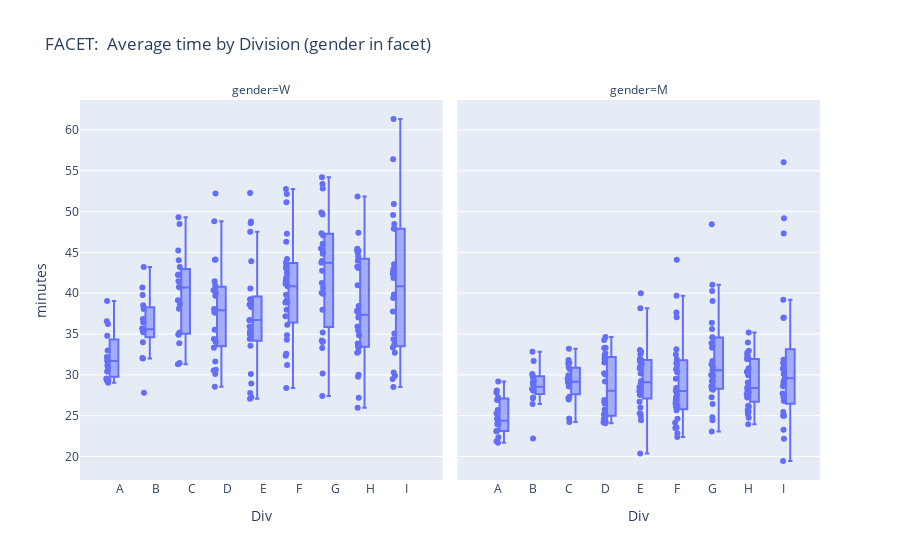

Notebook code cell kept with this figure:
### Code cell
px.box(agged_cdg, x='Div', y='minutes', facet_col='gender', category_orders=my_category_orders, points='all', hover_data=['Company'],  title='FACET:  Average time by Division (gender in facet)')

### Figure 1 — Plotly figure (JSON) as saved in the notebook; plotly's stock layout.template omitted (floating-point values rounded to 4 significant figures; data arrays with more than 128 entries replaced by an {"elided": "..."} marker saying what was removed)
{"data": [{"alignmentgroup": "True", "boxpoints": "all", "customdata": {"elided": "204x1 str values"}, "hovertemplate": "gender=W<br>Div=%{x}<br>minutes=%{y}<br>Company=%{customdata[0]}<extra></extra>", "legendgroup": "", "marker": {"color": "#636efa"}, "name": "", "notched": false, "offsetgroup": "", "orientation": "v", "showlegend": false, "type": "box", "x": {"elided": "204 str values"}, "x0": " ", "xaxis": "x", "y": {"elided": "204 float values"}, "y0": " ", "yaxis": "y"}, {"alignmentgroup": "True", "boxpoints": "all", "customdata": {"elided": "210x1 str values"}, "hovertemplate": "gender=M<br>Div=%{x}<br>minutes=%{y}<br>Company=%{customdata[0]}<extra></extra>", "legendgroup": "", "marker": {"color": "#636efa"}, "name": "", "notched": false, "offsetgroup": "", "orientation": "v", "showlegend": false, "type": "box", "x": {"elided": "210 str values"}, "x0": " ", "xaxis": "x2", "y": {"elided": "210 float values"}, "y0": " ", "yaxis": "y2"}], "layout": {"annotations": [{"font": {}, "showarrow": false, "text": "gender=W", "x": 0.245, "xanchor": "center", "xref": "paper", "y": 1, "yanchor": "bottom", "yref": "paper"}, {"font": {}, "showarrow": false, "text": "gender=M", "x": 0.755, "xanchor": "center", "xref": "paper", "y": 1, "yanchor": "bottom", "yref": "paper"}], "boxmode": "group", "legend": {"tracegroupgap": 0}, "title": {"text": "FACET:  Average time by Division (gender in facet)"}, "xaxis": {"anchor": "y", "categoryarray": ["A", "B", "C", "D", "E", "F", "G", "H", "I"], "categoryorder": "array", "domain": [0, 0.49], "title": {"text": "Div"}}, "xaxis2": {"anchor": "y2", "categoryarray": ["A", "B", "C", "D", "E", "F", "G", "H", "I"], "categoryorder": "array", "domain": [0.51, 1], "matches": "x", "title": {"text": "Div"}}, "yaxis": {"anchor": "x", "domain": [0, 1], "title": {"text": "minutes"}}, "yaxis2": {"anchor": "x2", "domain": [0, 1], "matches": "y", "showticklabels": false}}}
